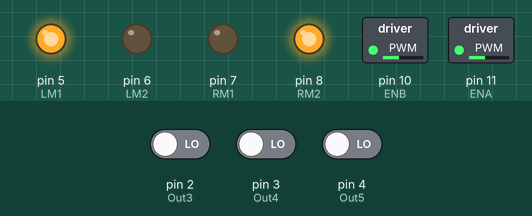
A sketch run on a simulated Arduino Uno, built with avr-gcc and run on an emulated ATmega328P. Shown: switched loads named in the sketch (green lamp = pin HIGH), output pins drawn as LEDs (lit = HIGH). Inputs (shaded band) come from the test bench; at power-on: pin 2 (Out3) LOW, pin 3 (Out4) LOW, pin 4 (Out5) LOW. At 0.2 s the program stops and its outputs stay as they are.

Above: at 0.1 s.
Timing chart, 0 to 1.6 s (numbered marks = the images above):
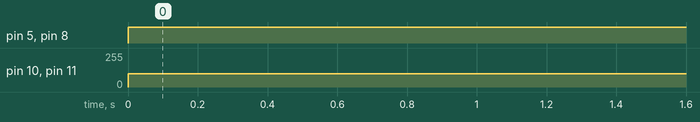

The sketch:

sketch_feb21a.ino
```cpp
 # define THRESHOLD 400

//Define Pins

//Motor Pins
//Enable Pin of the Right Motor (must be PWM)
#define LM1 5       // left motor
#define LM2 6       // left motor
#define ENA 11
#define RM1 7       // right motor
#define RM2 8       // right motor
#define ENB 10

//Sensors Pins
int Out1 = 0;
int Out2 = 1;
int Out3 = 2;
int Out4 = 3;
int Out5 = 4;


//Sensor values initialization
int Sensor1 = 1;
int Sensor2 = 1;
int Sensor3 = 1;
int Sensor4 = 1;
int Sensor5 = 1;


//Funtion Declerations
void MoveForward(void);
void MoveRight(void);
void MoveLeft(void);
void MoveBack(void);
void MoveSRight(void);
void MoveSLeft(void);
void Stop (void);


void setup() {

  pinMode(LM1, OUTPUT);
  pinMode(LM2, OUTPUT);
  pinMode(RM1, OUTPUT);
  pinMode(RM2, OUTPUT);

  pinMode(ENA, OUTPUT);
  pinMode(ENB, OUTPUT);

  pinMode(Out1, INPUT);
  pinMode(Out2, INPUT);
  pinMode(Out3, INPUT);
  pinMode(Out4, INPUT);
  pinMode(Out5, INPUT);

  Serial.begin(9600);

}

void loop(){
  //Use analogWrite to run motor at adjusted speed
    analogWrite(ENA, 100);
    analogWrite(ENB, 100);
  Sensor1 = digitalRead(Out1);
  Sensor2 = digitalRead(Out2);
  Sensor3 = digitalRead(Out3);
  Sensor4 = digitalRead(Out4);
  Sensor5 = digitalRead(Out5);


  // White = 1
  // Black = 0

  //Sensor1 = Sensor1 > THRESHOLD? 0:1;
  //Sensor2 = Sensor2 > THRESHOLD? 0:1;
  //Sensor3 = Sensor3 > THRESHOLD? 0:1;
  //Sensor4 = Sensor4 > THRESHOLD? 0:1;
 // Sensor5 = Sensor5 > THRESHOLD? 0:1;


if (Sensor1 && Sensor2 && Sensor4 && Sensor5) //  2 sensor work
 {

   MoveForward();
   Stop();
 }
 if (!Sensor1 || !Sensor2){
   MoveSRight();

  while (!Sensor1 || !Sensor2)
   MoveSRight();

 }
//if (!Sensor4 && !Sensor5)
//{
 //  MoveLeft();
   //Stop();
   //while (!Sensor4 && !Sensor5){
    //MoveLeft();
   //}
 //}

delay(5);

}

void MoveForward(void)
{


    digitalWrite(LM1, HIGH);
    digitalWrite(LM2, LOW);
    digitalWrite(RM1, HIGH);
    digitalWrite(RM2, LOW);
    delay(35);
}

void MoveBack(void)
{


    digitalWrite(LM1, LOW);
    digitalWrite(LM2, HIGH);
    digitalWrite(RM1, LOW);
    digitalWrite(RM2, HIGH);
    delay(40);
}

void MoveSRight(void)
{
    digitalWrite(LM1, HIGH);
    digitalWrite(LM2, LOW);
    digitalWrite(RM1, LOW);
    digitalWrite(RM2, HIGH);
delay(110);
}

void MoveSLeft(void)
{

    digitalWrite(LM1, LOW);
    digitalWrite(LM2, HIGH);
    digitalWrite(RM1, HIGH);
    digitalWrite(RM2, LOW);
delay(110);
}

void MoveRight(void)
{


    digitalWrite(LM1, LOW);
    digitalWrite(LM2, LOW);
    digitalWrite(RM1, LOW);
    digitalWrite(RM2, HIGH);

}

void MoveLeft(void)
{


    digitalWrite(LM1, LOW);
    digitalWrite(LM2, HIGH);
    digitalWrite(RM1, LOW);
    digitalWrite(RM2, LOW);
}

void Stop(void)
{

    analogWrite(ENA, 0);
    analogWrite(ENB, 0);

    digitalWrite(LM1, LOW);
    digitalWrite(LM2, LOW);
    digitalWrite(RM1, LOW);
    digitalWrite(RM2, LOW);
}
```

Measured:
- by itself, pin 5 (LM1), pin 8 (RM2): LOW → HIGH at 0.00 s
- by itself, pin 10 (ENB), pin 11 (ENA): 0/255 → 100/255 at 0.00 s
